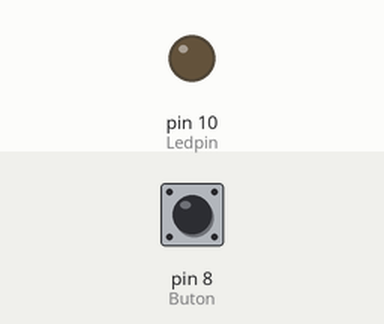
This sketch was run on a simulated Arduino Uno, built with avr-gcc and run on an emulated ATmega328P. Parts: output pins drawn as LEDs (lit = HIGH). The test bench sets the inputs (shaded band); at power-on: pin 8 (Buton) LOW.

Above: at 1.2 s.
1.3 s: pin 8 (Buton) pulled HIGH for 0.15 s
At 2.6 s:
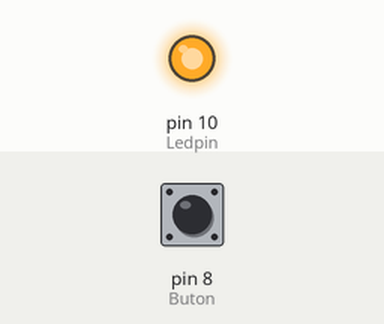
3.0 s: pin 8 (Buton) pulled HIGH for 1 s
At 4.5 s:
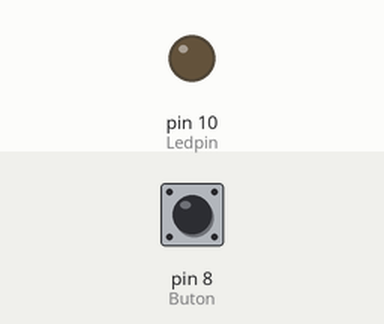
5.5 s: pin 8 (Buton) pulled HIGH for 3.2 s
At 9.3 s:
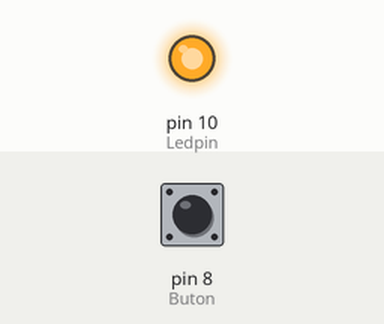
Timing chart, 0 to 10.8 s (numbered marks = the images above; inputs shaded):
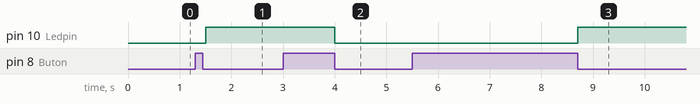

Measured:
- after the input at 1.3 s, pin 10 (Ledpin): LOW → HIGH after 0.20 s
- after the input at 3.0 s, pin 10 (Ledpin): HIGH → LOW after 1.0 s
- after the input at 5.5 s, pin 10 (Ledpin): LOW → HIGH after 3.2 s

The sketch:

4_Buton_Light.ino
```cpp
/*
When I press the button, the light will turn on.
When I press it a second time, the light will turn off.

*/

#define Buton 8
#define Ledpin 10

int butonState = 0;

void setup() {

  pinMode(Buton, INPUT);
  pinMode(Ledpin, OUTPUT);


}

void loop() {


  if(digitalRead(Buton) == 1){
    butonState = !butonState;
    while(digitalRead(Buton) == 1){
      delay(100);
    }
    digitalWrite(Ledpin,butonState);
  }

}
```
